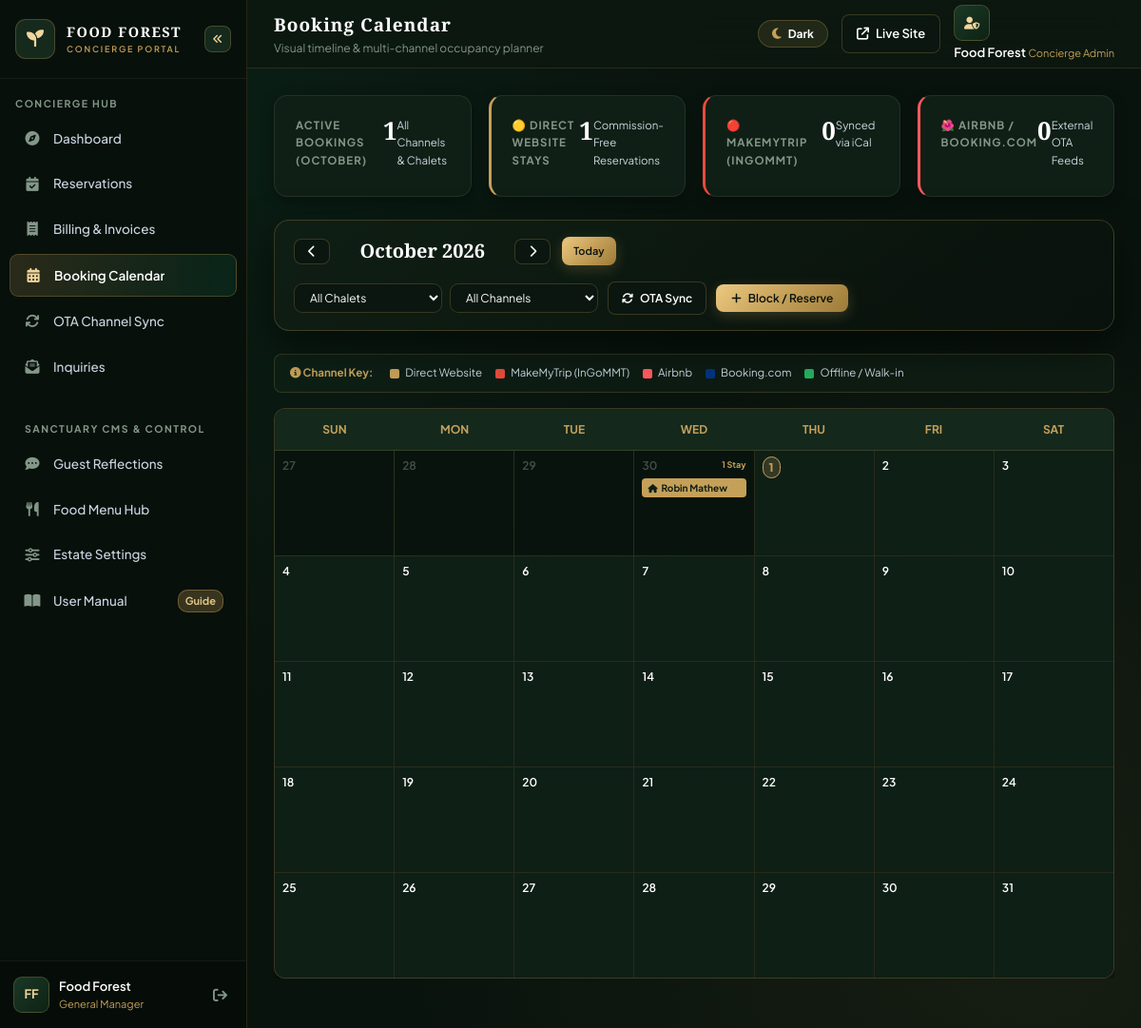
/admin/calendar.php (signed in), run on an earlier commit of the app's database.
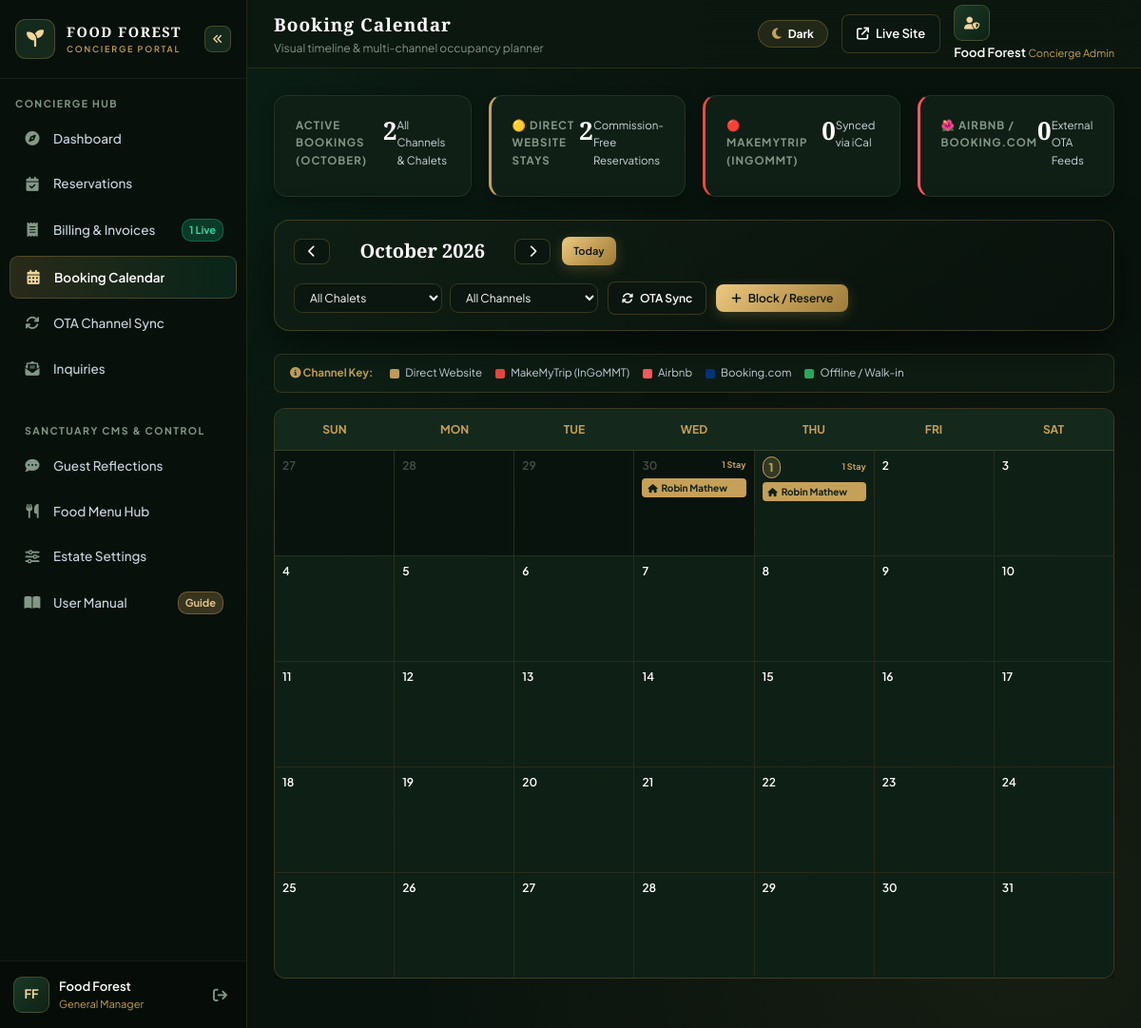
And on a later commit of the database.
### tables this page shows
CREATE TABLE `bookings` (
  `id` int(11) NOT NULL AUTO_INCREMENT,
  `user_id` int(11) DEFAULT NULL,
  `is_guest` tinyint(1) DEFAULT 1,
  `guest_access_token` varchar(100) DEFAULT NULL,
  `expires_at` datetime DEFAULT NULL,
  `reference_code` varchar(100) NOT NULL,
  `villa_type` varchar(255) NOT NULL,
  `booking_source` varchar(50) DEFAULT 'direct_website',
  `billing_type` varchar(20) DEFAULT 'estimate',
  `gst_number` varchar(50) DEFAULT NULL,
  `billing_name` varchar(150) DEFAULT NULL,
  `billing_address` text DEFAULT NULL,
  `gst_percentage` decimal(5,2) DEFAULT 0.00,
  `gst_amount` decimal(10,2) DEFAULT 0.00,
  `external_uid` varchar(255) DEFAULT NULL,
  `sync_hash` varchar(64) DEFAULT NULL,
  `guest_name` varchar(150) NOT NULL,
  `guest_phone` varchar(50) NOT NULL,
  `guest_email` varchar(150) DEFAULT NULL,
  `id_proof_type` varchar(100) DEFAULT NULL,
  `id_proof_number` varchar(100) DEFAULT NULL,
  `id_proof_file` varchar(255) DEFAULT NULL,
  `city_state` varchar(255) DEFAULT NULL,
  `country` varchar(100) DEFAULT 'India',
  `adults_count` int(11) DEFAULT 2,
  `kids_count` int(11) DEFAULT 0,
  `extra_adults` int(11) DEFAULT 0,
  `extra_kids` int(11) DEFAULT 0,
  `guests_count` int(11) DEFAULT 2,
  `checkin_date` date NOT NULL,
  `checkout_date` date NOT NULL,
  `checked_in_at` datetime DEFAULT NULL,
  `checked_out_at` datetime DEFAULT NULL,
  `nights` int(11) DEFAULT 1,
  `addons` text DEFAULT NULL,
  `activities_json` longtext DEFAULT NULL,
  `billing_items_json` longtext DEFAULT NULL,
  `food_items` longtext DEFAULT NULL,
  `food_amount` decimal(10,2) DEFAULT 0.00,
  `food_status` varchar(50) DEFAULT 'none',
  `room_amount` decimal(10,2) DEFAULT 0.00,
  `special_notes` text DEFAULT NULL,
  `billing_notes` text DEFAULT NULL,
  `total_amount` decimal(10,2) NOT NULL,
  `advance_paid` decimal(10,2) DEFAULT 0.00,
  `discount_amount` decimal(10,2) DEFAULT 0.00,
  `tax_amount` decimal(10,2) DEFAULT 0.00,
  `extra_charges` decimal(10,2) DEFAULT 0.00,
  `payment_method` varchar(50) DEFAULT 'unspecified',
  `payment_status` varchar(50) DEFAULT 'unpaid',
  `status` varchar(50) DEFAULT 'pending',
  `created_at` timestamp NOT NULL DEFAULT current_timestamp(),
  PRIMARY KEY (`id`),
  UNIQUE KEY `reference_code` (`reference_code`)
);

### admin/calendar.php (the view, shortened to what the changed rows need)
<?php
require_once __DIR__ . '/includes/header.php';
$pdo = get_db();
$curr_month = isset($_GET['month']) ? max(1, min(12, (int)$_GET['month'])) : (int)date('n');
$curr_year = isset($_GET['year']) ? max(2020, min(2035, (int)$_GET['year'])) : (int)date('Y');
$first_day_ts = strtotime("{$curr_year}-{$curr_month}-01");
$days_in_month = (int)date('t', $first_day_ts);
$first_day_of_week = (int)date('w', $first_day_ts);
$month_name = date('F', $first_day_ts);
$cal_start_date = date('Y-m-d', strtotime("-{$first_day_of_week} days", $first_day_ts));
$total_cells = ceil(($first_day_of_week + $days_in_month) / 7) * 7;
$cal_end_date = date('Y-m-d', strtotime("+ " . ($total_cells - 1) . " days", strtotime($cal_start_date)));
$b_sql = "SELECT b.*, r.title AS room_title
          FROM bookings b
          LEFT JOIN rooms r ON b.villa_type = r.slug
          WHERE b.status NOT IN ('cancelled', 'rejected')
            AND b.checkin_date <= ?
            AND b.checkout_date >= ?";
$b_params = [$cal_end_date, $cal_start_date];
$b_sql .= " ORDER BY b.checkin_date ASC";
$b_stmt = $pdo->prepare($b_sql);
$b_stmt->execute($b_params);
$bookings = $b_stmt->fetchAll(PDO::FETCH_ASSOC);
$bookings_by_date = [];
$source_counts = [
    'direct_website' => 0,
    'makemytrip' => 0,
    'airbnb' => 0,
    'booking_com' => 0,
    'offline_direct' => 0
];
foreach ($bookings as $b) {
    $src = strtolower(trim($b['booking_source'] ?: 'direct_website'));
    if (stripos($src, 'make') !== false || stripos($src, 'mmt') !== false) {
        $src_key = 'makemytrip';
    } elseif (stripos($src, 'air') !== false) {
        $src_key = 'airbnb';
    } elseif (stripos($src, 'booking') !== false) {
        $src_key = 'booking_com';
    } elseif ($src === 'direct_website') {
        $src_key = 'direct_website';
    } else {
        $src_key = 'offline_direct';
    }
    if (isset($source_counts[$src_key])) {
        $source_counts[$src_key]++;
    } else {
        $source_counts['offline_direct']++;
    }
    $c_start = new DateTime($b['checkin_date']);
    $c_end = new DateTime($b['checkout_date']);
    while ($c_start < $c_end) {
        $d_str = $c_start->format('Y-m-d');
        if (!isset($bookings_by_date[$d_str])) {
            $bookings_by_date[$d_str] = [];
        }
        $bookings_by_date[$d_str][] = $b;
        $c_start->modify('+1 day');
    }
}
$total_bookings_count = count($bookings);
?>
<div class="adm-content-container">
    <div class="adm-kpi-grid" style="grid-template-columns: repeat(auto-fit, minmax(200px, 1fr)); margin-bottom: 24px;">
        <div class="adm-kpi-card">
            <div class="adm-kpi-label">Active Bookings (<?php echo $month_name; ?>)</div>
            <div class="adm-kpi-number"><?php echo $total_bookings_count; ?></div>
            <span class="adm-kpi-trend">All Channels & Chalets</span>
        </div>
        <div class="adm-kpi-card" style="border-left: 3px solid #C5A059;">
            <div class="adm-kpi-label">🟡 Direct Website Stays</div>
            <div class="adm-kpi-number"><?php echo $source_counts['direct_website']; ?></div>
            <span class="adm-kpi-trend">Commission-Free Reservations</span>
        </div>
    </div>
    <div class="adm-card" style="margin-bottom: 24px; padding: 16px 20px;">
        <div style="display: flex; flex-wrap: wrap; justify-content: space-between; align-items: center; gap: 16px;">
            <div style="display: flex; align-items: center; gap: 12px;">
                <h2 style="font-family: var(--adm-font-title); font-size: 20px; color: #FFFFFF; margin: 0; min-width: 170px; text-align: center;">
                    <?php echo $month_name . ' ' . $curr_year; ?>
                </h2>
            </div>
        </div>
    </div>
    <div class="adm-table-responsive" style="border: none; background: transparent; padding: 0; margin-bottom: 24px;">
        <div class="adm-card" style="padding: 0; overflow: hidden; border-radius: 12px; min-width: 680px; margin-bottom: 0;">
        <div style="display: grid; grid-template-columns: repeat(7, 1fr); gap: 1px; background: rgba(197, 160, 89, 0.15);">
            <?php
            $curr_cal_date = new DateTime($cal_start_date);
            $today_str = date('Y-m-d');
            for ($i = 0; $i < $total_cells; $i++):
                $d_str = $curr_cal_date->format('Y-m-d');
                $d_num = (int)$curr_cal_date->format('j');
                $is_current_month = ((int)$curr_cal_date->format('n') === $curr_month);
                $is_today = ($d_str === $today_str);
                $day_bookings = $bookings_by_date[$d_str] ?? [];
            ?>
                <div class="cal-day-cell <?php echo !$is_current_month ? 'other-month' : ''; ?> <?php echo $is_today ? 'is-today' : ''; ?>"
                     style="min-height: 110px; background: <?php echo $is_current_month ? '#0e1f16' : '#08130d'; ?>; padding: 6px 8px; position: relative; cursor: pointer; transition: background 0.2s ease;"
                     onclick="handleDayClick('<?php echo $d_str; ?>')">
                    <div style="display: flex; justify-content: space-between; align-items: center; margin-bottom: 4px;">
                        <span style="font-size: 12px; font-weight: <?php echo $is_today ? '800' : '600'; ?>; color: <?php echo $is_today ? 'var(--adm-gold)' : ($is_current_month ? '#FFFFFF' : 'rgba(255,255,255,0.25)'); ?>; <?php echo $is_today ? 'background: rgba(197, 160, 89, 0.2); padding: 1px 6px; border-radius: 10px; border: 1px solid var(--adm-gold);' : ''; ?>">
                            <?php echo $d_num; ?>
                        </span>
                        <?php if (count($day_bookings) > 0): ?>
                            <span style="font-size: 9px; color: var(--adm-gold); font-weight: 700;">
                                <?php echo count($day_bookings); ?> Stay<?php echo count($day_bookings) > 1 ? 's' : ''; ?>
                            </span>
                        <?php endif; ?>
                    </div>
                    <div style="display: flex; flex-direction: column; gap: 3px;">
                        <?php
                        foreach ($day_bookings as $b):
                            $pill_bg = '#C5A059';
                            $pill_color = '#101F15';
                            $badge_icon = 'fa-solid fa-house';
                        ?>
                            <div class="cal-booking-pill"
                                 onclick="event.stopPropagation(); openBookingDetailModal(<?php echo htmlspecialchars(json_encode($b)); ?>)"
                                 style="background: <?php echo $pill_bg; ?>; color: <?php echo $pill_color; ?>; padding: 2px 6px; border-radius: 4px; font-size: 10px; font-weight: 700; white-space: nowrap; overflow: hidden; text-overflow: ellipsis; display: flex; align-items: center; gap: 4px;"
                                 title="<?php echo htmlspecialchars($b['guest_name'] . ' (' . ($b['room_title'] ?: $b['villa_type']) . ') - ' . $b['checkin_date'] . ' to ' . $b['checkout_date']); ?>">
                                <i class="<?php echo $badge_icon; ?>" style="font-size: 9px;"></i>
                                <span><?php echo htmlspecialchars($b['guest_name']); ?></span>
                            </div>
                        <?php endforeach; ?>
                    </div>
                </div>
            <?php
                $curr_cal_date->modify('+1 day');
            endfor;
            ?>
        </div>
    </div>
</div>
</div>
<?php require_once __DIR__ . '/includes/footer.php'; ?>

### admin/includes/sidebar.php (shortened to what the changed rows need)
<?php
$current_script = basename($_SERVER['PHP_SELF']);
$pdo = get_db();
$inhouse_count = (int) $pdo->query("SELECT COUNT(*) FROM bookings WHERE status = 'inhouse'")->fetchColumn();
?>
<aside class="adm-sidebar" id="adm-sidebar">
    <ul class="adm-nav-list">
        <li class="adm-nav-item">
            <a href="billing.php" class="adm-nav-link <?php echo (in_array($current_script, ['billing.php', 'print_bill.php'])) ? 'active' : ''; ?>" title="Billing & Invoices">
                <i class="fa-solid fa-receipt"></i>
                <span>Billing & Invoices</span>
                <?php if ($inhouse_count > 0): ?>
                    <span class="adm-nav-badge" style="background: rgba(16, 185, 129, 0.25); color: #34D399; border: 1px solid rgba(16, 185, 129, 0.4);" title="<?php echo $inhouse_count; ?> in-house guests"><?php echo $inhouse_count; ?> Live</span>
                <?php endif; ?>
            </a>
        </li>
    </ul>
</aside>

What changed in the data, as far as the page shows it:
added bookings: guest_name "Robin Mathew", shown under "1"
Also different on the page:
$inhouse_count: (not shown) → "1"
$total_bookings_count: "1" → "2"
$source_counts['direct_website']: "1" → "2"
text now shown: "Live"
new list line: "1 1 Stay"
list line gone: "1"
